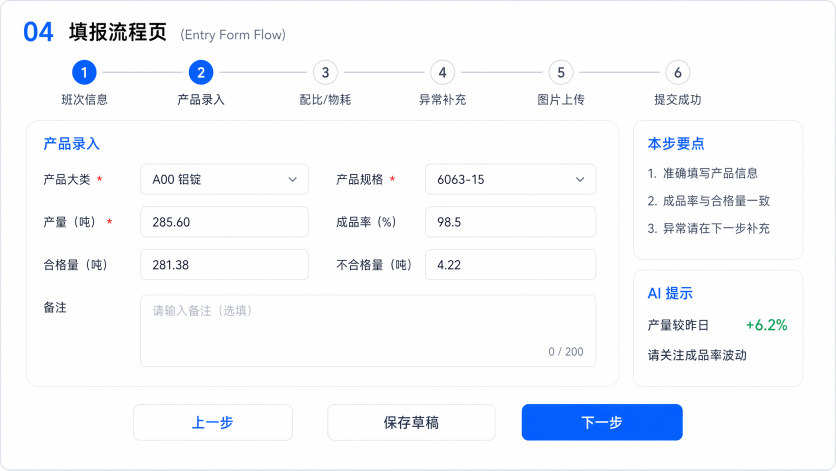
#> input picture docs/ui-reference/highres/04-entry-flow.png, 1672 x 941 px (shown at 1/2 size)
$ python -i visual-diff.py   (imports and definitions only)
#> lines starting #> are read from the running program, lines starting #| are printed output that depends on the picture
#> further down, picture is the input picture: PIL image 1672x941 RGB; mean R, G, B 245, 247, 250.6
from __future__ import annotations

import argparse
import json
import os
import sys
from dataclasses import dataclass
from pathlib import Path
from typing import Iterable

from PIL import Image, ImageChops, ImageFilter, ImageStat


REFERENCE_UI_TARGET_IMAGE = os.environ.get("REFERENCE_UI_TARGET_IMAGE", "")
DIFF_THRESHOLD_PERCENT = 10.0
FULL_REFERENCE_CANVAS = (1672, 941)
PIXEL_TOLERANCE = 18


@dataclass(frozen=True)
class TargetPanel:
    module_id: str
    title: str
    screenshot: str
    box: tuple[int, int, int, int]


TARGET_PANELS: tuple[TargetPanel, ...] = (
    TargetPanel("01", "系统总览主视图", "01-review-overview.png", (12, 8, 596, 283)),
    TargetPanel("02", "登录与角色入口", "02-login-role-handoff.png", (606, 8, 955, 283)),
    TargetPanel("03", "独立填报终端首页", "03-entry-terminal.png", (967, 8, 1307, 283)),
    TargetPanel("04", "填报流程页", "04-entry-flow.png", (1317, 8, 1660, 283)),
    TargetPanel("05", "工厂作业看板", "05-factory-board.png", (12, 291, 363, 523)),
    TargetPanel("06", "数据接入与字段映射中心", "06-admin-ingestion.png", (374, 291, 820, 523)),
    TargetPanel("07", "审阅中心", "07-review-tasks.png", (831, 291, 1244, 523)),
    TargetPanel("08", "日报与交付中心", "08-reports.png", (1254, 291, 1660, 523)),
    TargetPanel("09", "质量与告警中心", "09-quality.png", (12, 533, 407, 718)),
    TargetPanel("10", "成本核算与效益中心", "10-cost.png", (418, 533, 820, 718)),
    TargetPanel("11", "AI总大脑中心", "11-brain.png", (831, 533, 1248, 718)),
    TargetPanel("12", "系统运维与可观测", "12-admin-ops.png", (1258, 533, 1660, 718)),
    TargetPanel("13", "权限治理中心", "13-admin-governance.png", (12, 727, 407, 931)),
    TargetPanel("14", "主数据与模板中心", "14-admin-master.png", (418, 727, 764, 931)),
    TargetPanel("15", "响应式录入体验", "15-entry-responsive.png", (775, 727, 1249, 931)),
    TargetPanel("16", "路线图与下一步", "16-review-roadmap.png", (1258, 727, 1660, 931)),
)


# [10 lines left out: function parse_args, not called in this run]


def selected_panels(module_id: str) -> Iterable[TargetPanel]:
    wanted = module_id.strip()
    return (panel for panel in TARGET_PANELS if not wanted or panel.module_id == wanted)


# [29 lines left out: functions crop_reference, fit_generated_to_panel, mean_color_delta_percent, pixel_mismatch_percent, not called in this run]


def edge_mask(image: Image.Image) -> Image.Image:
    edges = image.convert("L").filter(ImageFilter.FIND_EDGES)
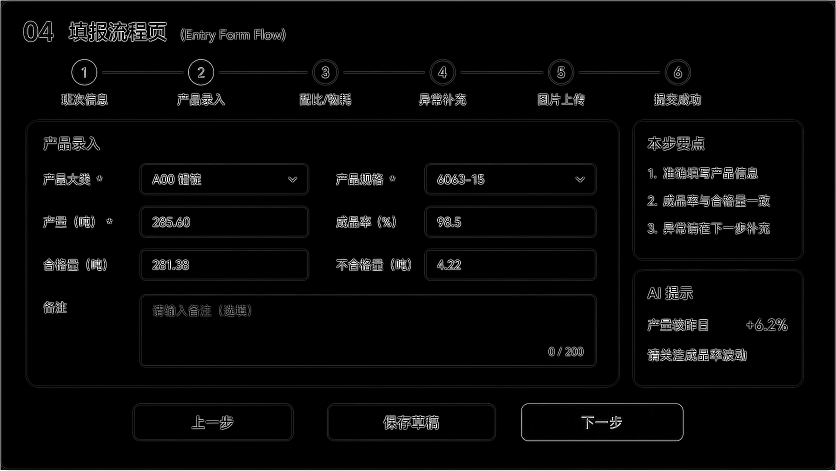
#> edges: PIL image 1672x941 L (shown at 1/2 size); min 0, max 255, mean 7.5
    return edges.point(lambda value: 255 if value > 18 else 0, mode="L")
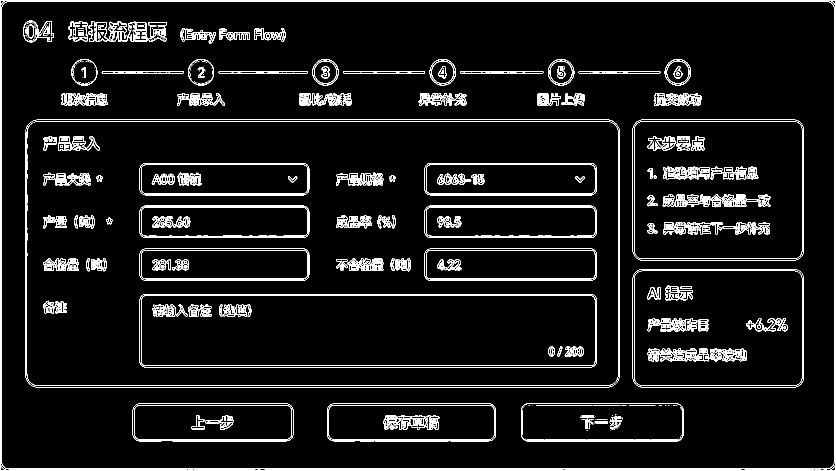
#> returned value: PIL image 1672x941 L (shown at 1/2 size); 6.5% white in thin lines or dots


# [126 lines left out: functions edge_diff_percent, content_occupancy, full_pixel_metrics, compare_panel, main, not called in this run]


# [2 lines not run here, left out]

>>> from PIL import Image
>>> picture = Image.open('../../../docs/ui-reference/highres/04-entry-flow.png')
>>> result = edge_mask(picture)

$ run again, on docs/ui-reference/highres/01-overview.png
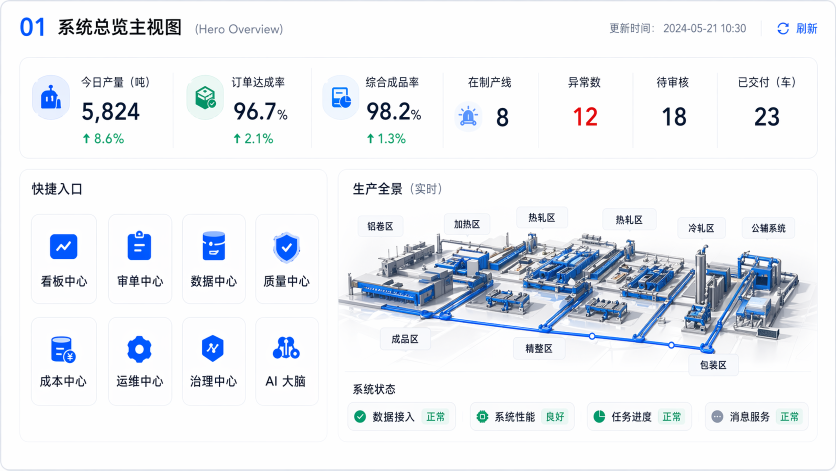
#> input picture docs/ui-reference/highres/01-overview.png, 1672 x 941 px (shown at 1/2 size)
#> picture is the input picture: PIL image 1672x941 RGB; mean R, G, B 234.1, 237.5, 242.5
#> in edge_mask, `edges = image.convert("L").filter(ImageFilter.FIND_EDGES)`:
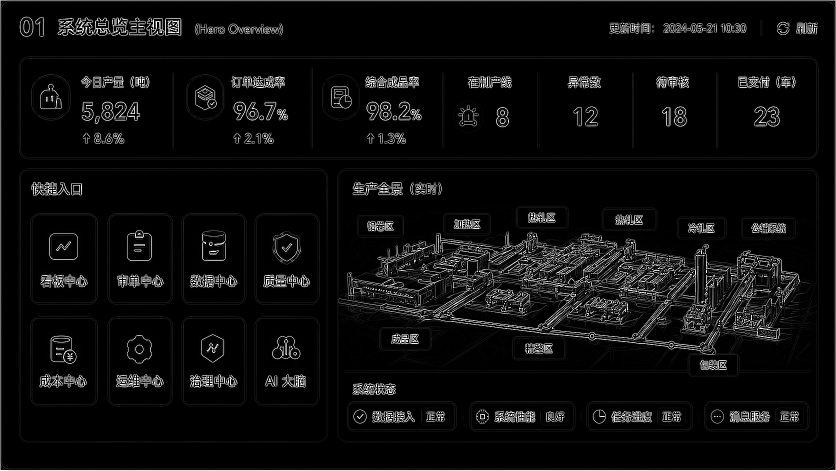
#> edges: PIL image 1672x941 L (shown at 1/2 size); min 0, max 255, mean 12.9
#> in edge_mask, `return edges.point(lambda value: 255 if value > 18 else 0, mode="L")`:
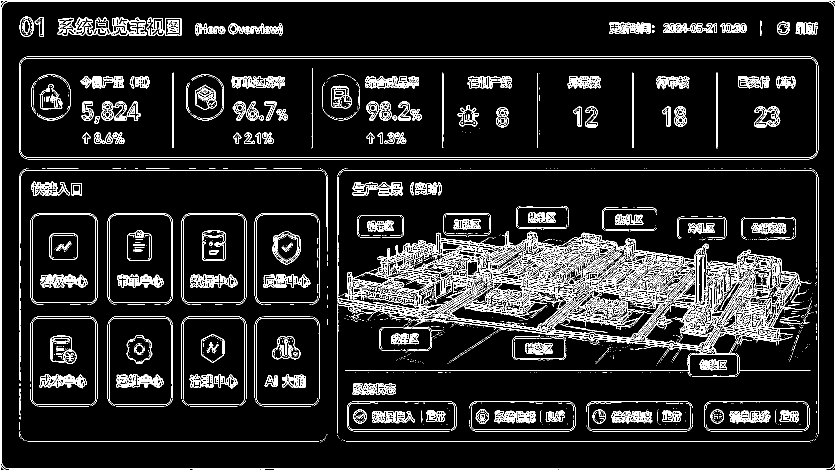
#> returned value: PIL image 1672x941 L (shown at 1/2 size); 10.2% white in thin lines or dots

$ run again, on docs/ui-reference/highres/02-login.png
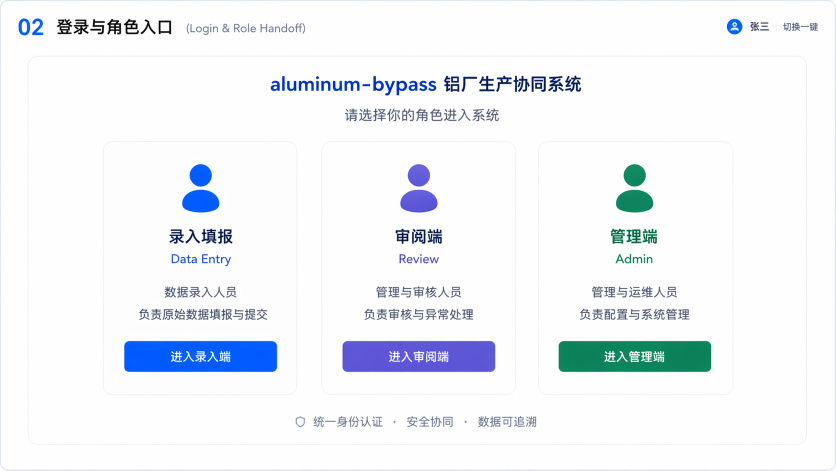
#> input picture docs/ui-reference/highres/02-login.png, 1672 x 941 px (shown at 1/2 size)
#> picture is the input picture: PIL image 1672x941 RGB; mean R, G, B 239.9, 243.4, 248.1
#> in edge_mask, `edges = image.convert("L").filter(ImageFilter.FIND_EDGES)`:
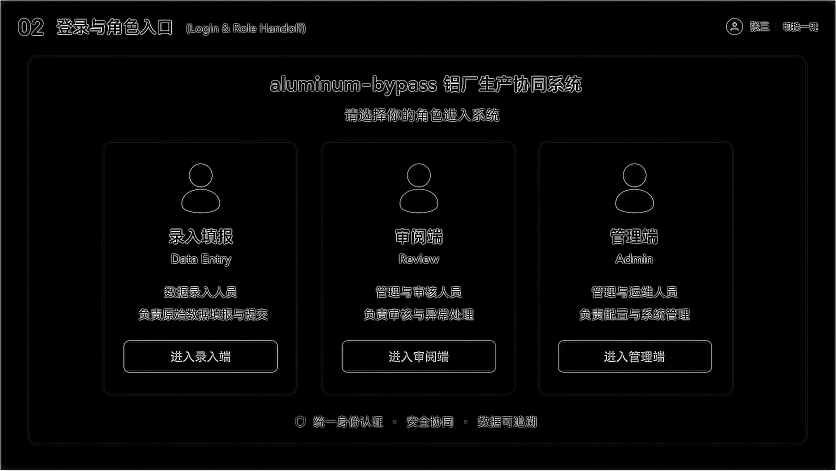
#> edges: PIL image 1672x941 L (shown at 1/2 size); min 0, max 255, mean 6.9
#> in edge_mask, `return edges.point(lambda value: 255 if value > 18 else 0, mode="L")`:
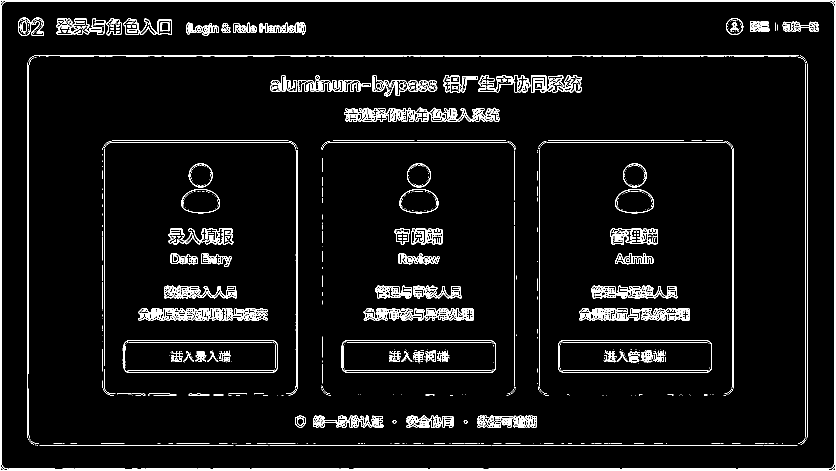
#> returned value: PIL image 1672x941 L (shown at 1/2 size); 5.2% white in thin lines or dots

$ run again, on docs/ui-reference/highres/03-entry-home.png
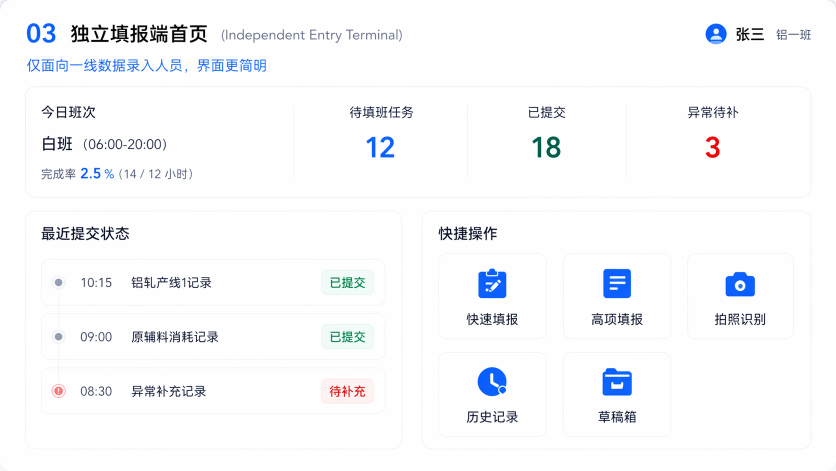
#> input picture docs/ui-reference/highres/03-entry-home.png, 1672 x 941 px (shown at 1/2 size)
#> picture is the input picture: PIL image 1672x941 RGB; mean R, G, B 246.8, 248, 250.3
#> in edge_mask, `edges = image.convert("L").filter(ImageFilter.FIND_EDGES)`:
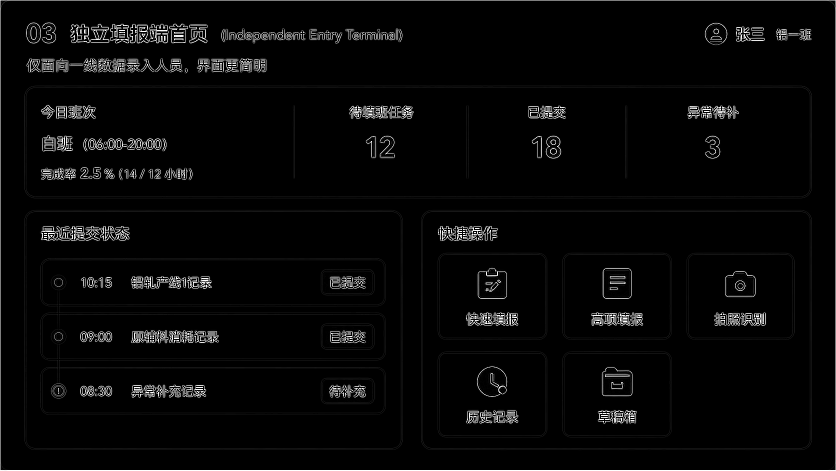
#> edges: PIL image 1672x941 L (shown at 1/2 size); min 0, max 255, mean 7.6
#> in edge_mask, `return edges.point(lambda value: 255 if value > 18 else 0, mode="L")`:
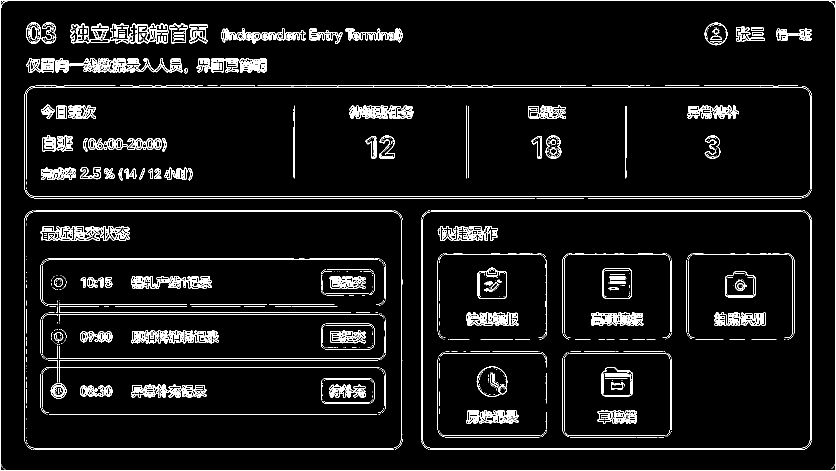
#> returned value: PIL image 1672x941 L (shown at 1/2 size); 5.7% white in thin lines or dots
